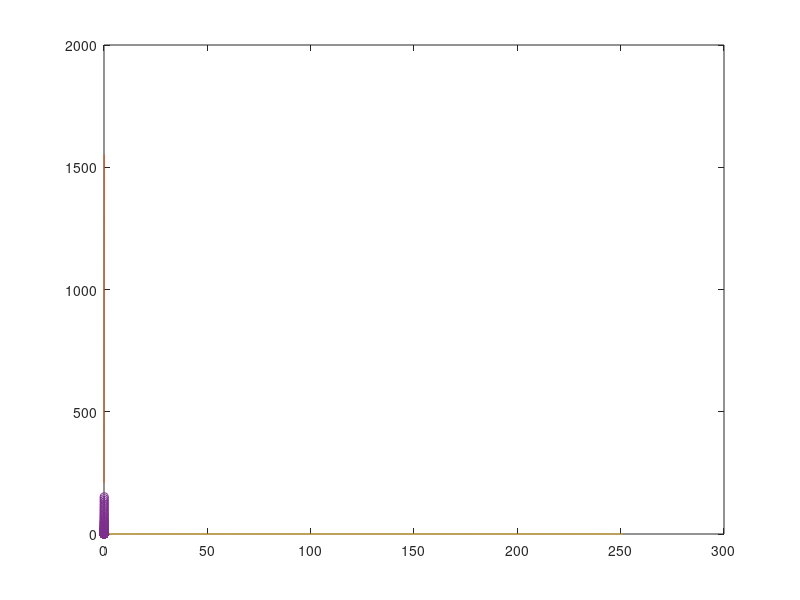

The MATLAB script that drew this image:
clc
clear all
close all
% Parameters for the Kelvin-Voigt model
k = 2*50000;   % Elastic modulus in Pa
eta = 10000; % Viscosity in Pa.s

% Time parameters
dt = 1e-1; % Time step in seconds
t_mat = 0:dt:10; % Total time for simulation in seconds

% Total number of time steps
N = length(t_mat);

% Applied strain: Increasing linearly for the first half. Second half: Applied stress set to zero, exponential decay in strain
halfN = round(N/2)-1;
%%

maxStrain=0.1;
epsilon_mat = linspace(0,maxStrain,halfN+1); % Strain
%epsilon_mat(end+1) = epsilon_mat(halfN);

epsilon_dot_mat = diff(epsilon_mat(1:halfN+1))/dt; % Strain rate
%epsilon_dot_mat(end+1) =0;
epsilon_dot_old = -1*(epsilon_dot_mat(end));
epsilon_dot_mat(end+1) = -1*epsilon_dot_old;
%%
k_mat = k*epsilon_mat(1:halfN).^2;          % Corresponding values of k
eta_mat=eta*epsilon_mat(1:halfN);
fric_mat = 4000.*epsilon_mat(1:halfN).^2;


% Create an interpolation functions
k_interp = @(x) interp1(epsilon_mat(1:halfN), k_mat, x, 'linear', 'extrap');
eta_interp = @(x) interp1(epsilon_mat(1:halfN),eta_mat,x,'linear','extrap');
fric_interp = @(x) interp1(epsilon_mat(1:halfN), fric_mat,x,'linear','extrap');

% Initializing strain and strain rate arrays
sigma_mat = zeros(1,halfN);
%% Forward Cycle
% Simulation loop for the Kelvin-Voigt model
close all
sigma_mat(1:halfN)=k_mat.*epsilon_mat(1:halfN)...
        + eta_mat.*epsilon_dot_mat(1:halfN)...
        +fric_mat;

plot(epsilon_mat(1:halfN),sigma_mat(1:halfN));
hold on; plot(epsilon_mat(1:halfN),sigma_mat(1:halfN)./epsilon_mat(1:halfN))

%% Return Cycle
tMat2 = [];
t2= 0;
%%
for i = 1: 200
epsilon0 = epsilon_mat(end);

eta_current  = eta_interp(epsilon0);
k_current    = k_interp(epsilon0);
fric_current = fric_interp(epsilon0);
DecayT = (eta_current)./(k_current-fric_current/epsilon0);

epsilon_relax = epsilon0*exp(-dt/DecayT);

epsilon_dot_relax = epsilon_relax-epsilon_mat(end);

sigma_relax   =   k_current.*epsilon_relax...
                + eta_current.*epsilon_dot_relax...
                - fric_current;
epsilon_mat(end+1) = epsilon_relax;
sigma_mat(end+1) = sigma_relax;
epsilon_dot_mat(end+1) = epsilon_dot_relax;
t2 = t2+dt;
tMat2(end+1) = t2;
end

plot(epsilon_mat)
%%
plot(epsilon_mat(2:end),sigma_mat,'o--')
